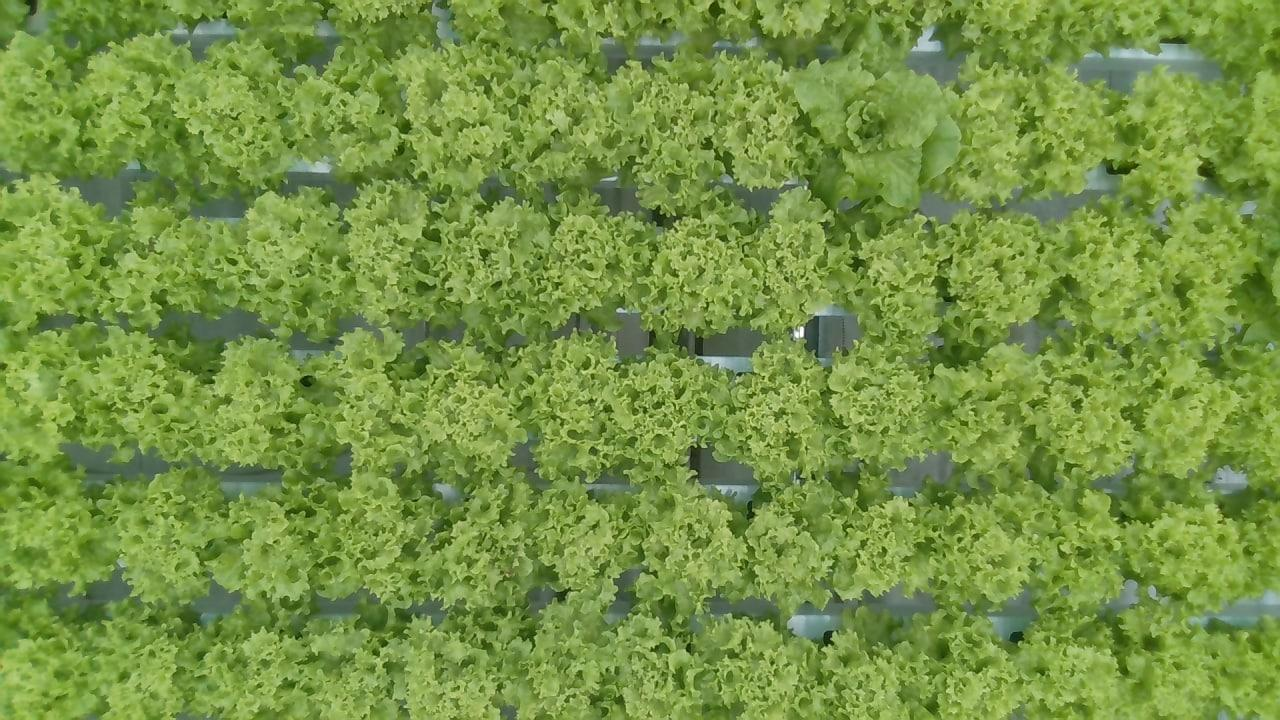
#> input picture dataset/resources/photo_2022-02-22_10-21-34.jpg, 1280 x 720 px, found by its file name
$ python load_pictures.py
#> lines starting #> are read from the running program, lines starting #| are printed output that depends on the picture; after the words box and inside, x2 and y2 are one past the last pixel; in counts of white or black regions, pixels touching at a corner belong together
import cv2
import numpy as np
from os import path
from PIL import Image


def processing_image(image_file: str) -> Image:

    img = cv2.imread(image_file)
#> img is the input picture: shape (720, 1280, 3); mean B, G, R 67.6, 147.2, 117.9
    hsv = cv2.cvtColor(img, cv2.COLOR_BGR2HSV)
#> hsv: shape (720, 1280, 3); mean H, S, V 42.2, 140.9, 147.2
    lower_white = np.array([0, 0, 130])
    upper_white = np.array([180, 110, 255])
    mask = cv2.inRange(hsv, lower_white, upper_white)
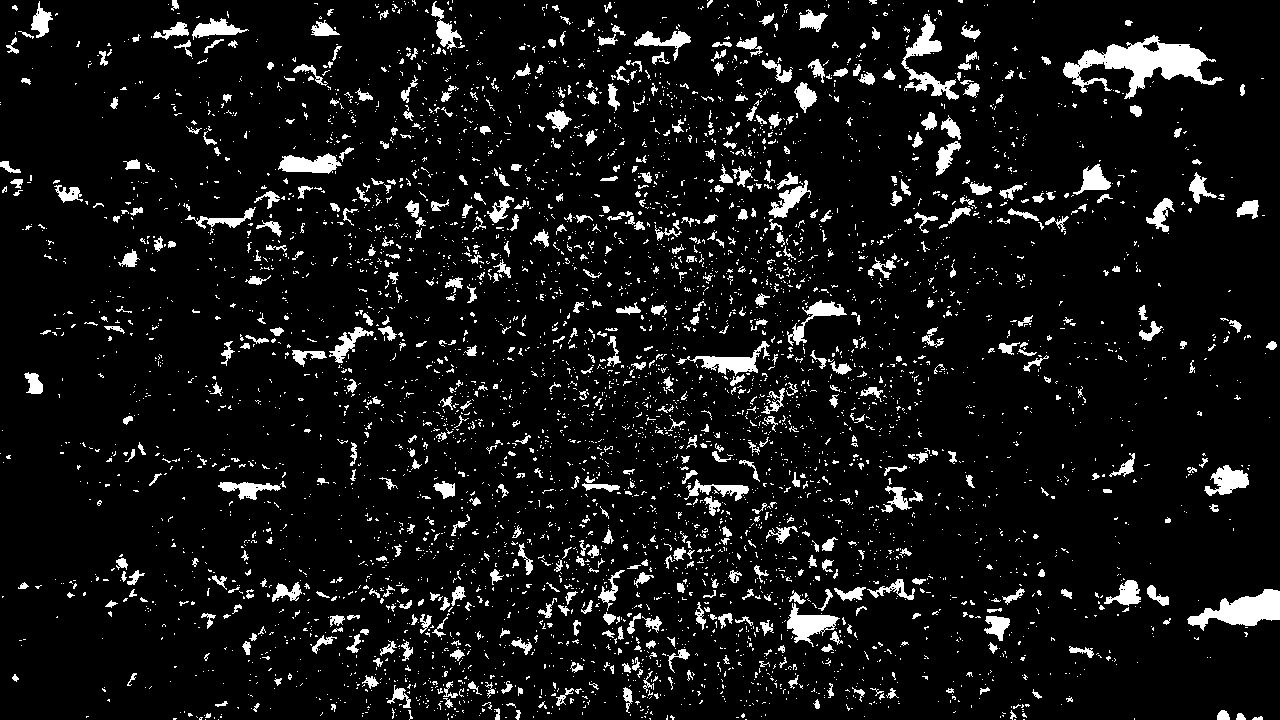
#> mask: shape (720, 1280); 8.1% white; 5041 white regions (4378 under 20 px), largest, box (x1, y1, x2, y2) and area: (1063, 35, 1224, 99) 3932, (1187, 589, 1280, 631) 1954, (901, 14, 959, 100) 1338
    #res = cv2.bitwise_and(img, img, mask=mask)
    #cv2.imshow('res', res)

    #thresh2 = cv2.threshold(mask, 127, 255, cv2.THRESH_BINARY_INV)
    ret, thresh = cv2.threshold(mask, 50, 255, cv2.THRESH_BINARY_INV)
    cv2.imshow('thresh2', thresh)

    file_name = path.splitext(image_file)
    cv2.imwrite(str(file_name[0])+'_mask.jpg', thresh)

    cv2.waitKey(0)
    cv2.destroyAllWindows()

    return img

#processing_image('C:\git\plant-segmentation-my\dataset\\resources\photo_2022-02-23_15-04-44.jpg')
#processing_image('C:\git\plant-segmentation-my\dataset\\resources\photo_2022-02-23_15-04-52.jpg')
processing_image('C:\git\plant-segmentation-my\dataset\\resources\photo_2022-02-22_10-21-34.jpg')

$ run again, with dataset/resources/photo_2022-02-23_15-04-44.jpg copied over dataset/resources/photo_2022-02-22_10-21-34.jpg
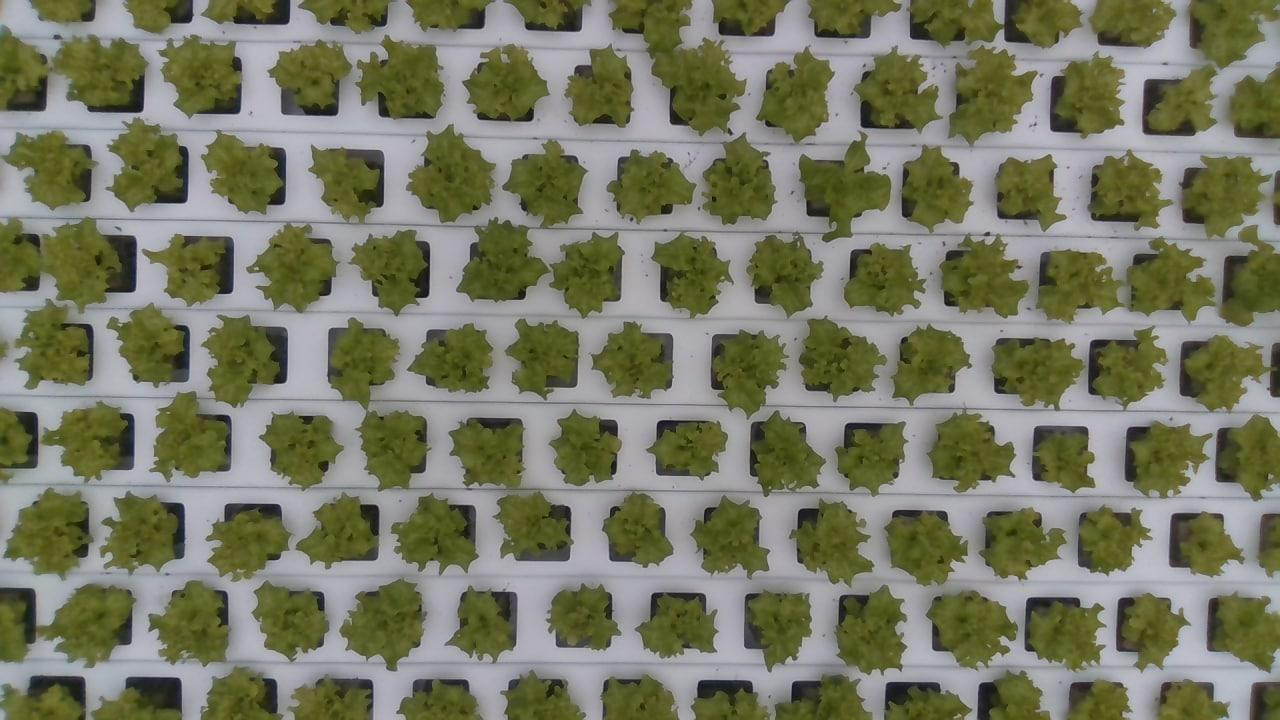
#> input picture dataset/resources/photo_2022-02-23_15-04-44.jpg, 1280 x 720 px, found by its file name
#> in processing_image, img is the input picture: shape (720, 1280, 3); mean B, G, R 98.9, 120.6, 119.1
#> hsv: shape (720, 1280, 3); mean H, S, V 65.3, 74.7, 123.4
#> in processing_image, `mask = cv2.inRange(hsv, lower_white, upper_white)`:
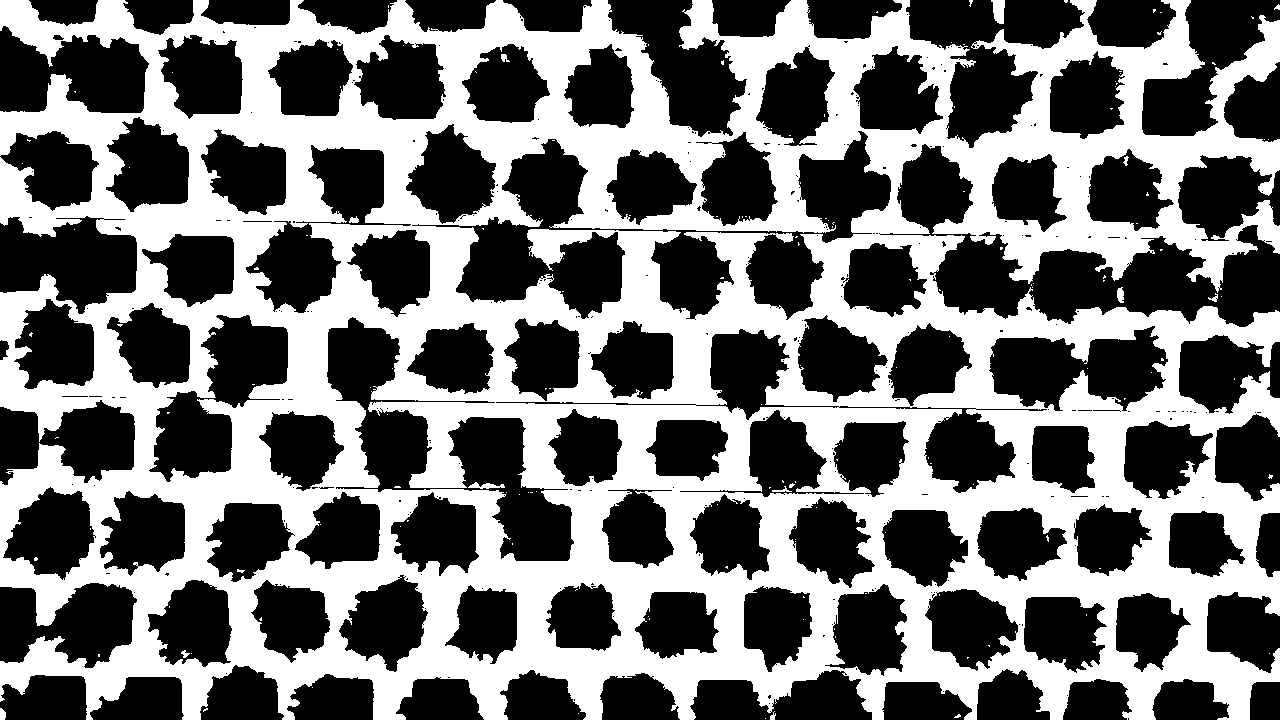
#> mask: shape (720, 1280); 44.4% white; 156 white regions (143 under 20 px), largest, box (x1, y1, x2, y2) and area: (0, 0, 1280, 720) 408159, (991, 0, 1005, 24) 252, (468, 482, 505, 489) 135

$ run again, with dataset/resources/photo_2022-02-23_15-04-52.jpg copied over dataset/resources/photo_2022-02-22_10-21-34.jpg
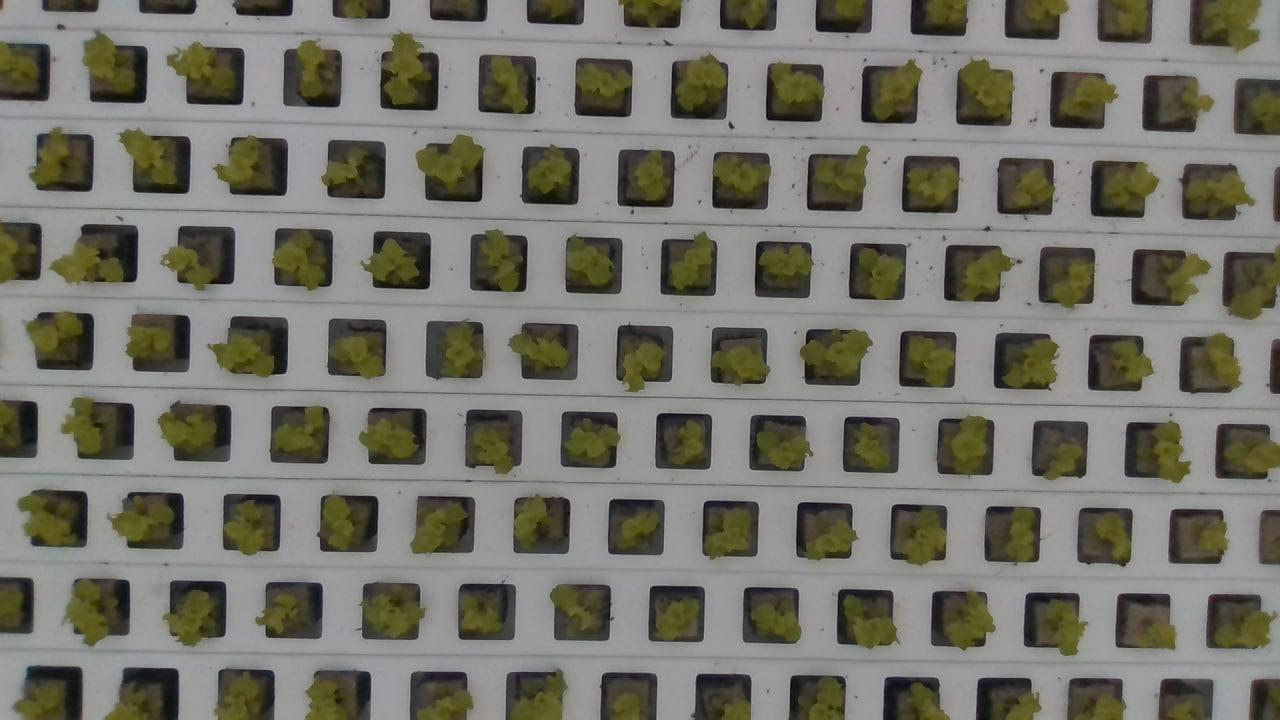
#> input picture dataset/resources/photo_2022-02-23_15-04-52.jpg, 1280 x 720 px, found by its file name
#> in processing_image, img is the input picture: shape (720, 1280, 3); mean B, G, R 106.1, 115.5, 116.8
#> hsv: shape (720, 1280, 3); mean H, S, V 56.1, 39.8, 117.6
#> in processing_image, `mask = cv2.inRange(hsv, lower_white, upper_white)`:
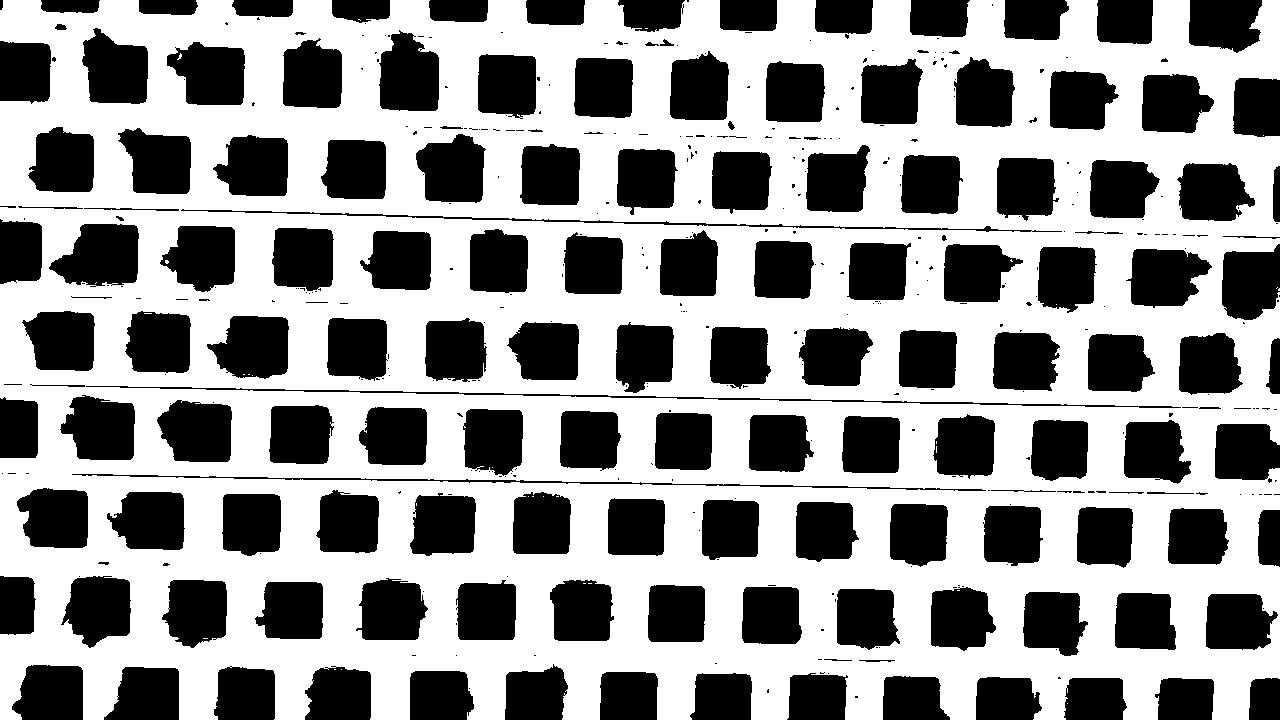
#> mask: shape (720, 1280); 58.1% white; 445 black regions (284 under 20 px), largest, box (x1, y1, x2, y2) and area: (49, 224, 139, 287) 4175, (207, 316, 289, 379) 3895, (379, 30, 439, 111) 3889
